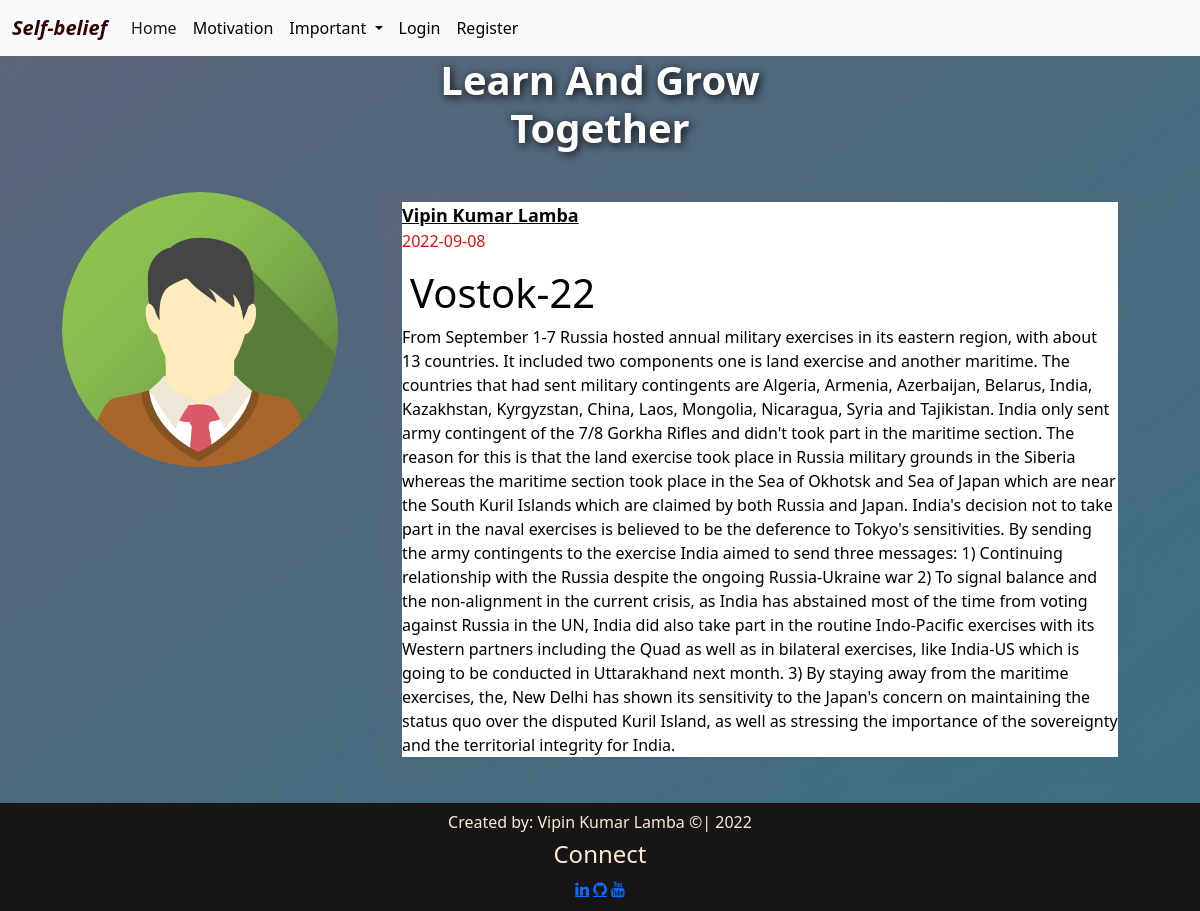
/post/1, run on the app's committed database.
### first_web/model.py (models this page shows, shortened)
class User(db.Model, UserMixin):
    id= db.Column(db.Integer, primary_key= True)
    username= db.Column(db.String(20), unique=True, nullable=False)
    email= db.Column(db.String(120), nullable=False, unique=True)
    image_file= db.Column(db.String(20), nullable=False, default='default.png')
    password= db.Column(db.String(60), nullable=False, unique=True)
    posts= db.relationship('Post', backref='author', lazy=True)

class Post(db.Model):
    id= db.Column(db.Integer, primary_key=True)
    title= db.Column(db.String(20), nullable=False)
    content= db.Column(db.Text, nullable=False)
    date_posted= db.Column(db.DateTime, nullable=False, default=datetime.utcnow)
    user_id = db.Column(db.Integer, db.ForeignKey('user.id'), nullable=False)

### first_web/routes.py (the view)
@app.route("/post/<int:post_id>")
def post(post_id):
    post= Post.query.get_or_404(post_id)
    return render_template('post.html', title=post.title, post=post, legend= 'New Post')

### first_web/templates/post.html (shortened to what this page needs)
{% extends 'layout.html' %} {% block content %}
<h1
  class="display-6"
  style="
    text-align: center;
    color: white;
    font-weight: bolder;
    margin-bottom: 40px;
    text-shadow: 2px 2px 8px #111010;
    animation: fadeIn 5s;
  "
>
  Learn And Grow <br />
  Together
</h1>
<div class="container-fluid" style="margin-top: 40px">
  <div class="row">
    <div class="col-3" style="margin-left: 50px; margin-bottom: 10px">
      <img
        class="rounded-circle article-img"
        src="{{url_for('static', filename='profile_images/' + post.author.image_file) }}"
        alt=""
        style="width: 100%; height: auto"
      />
    </div>
    <div class="col-sm-8">
      <article class="media content-section">
        <div
          class="media-body"
          style="
            background: white;
          "
        >
          <div class="article-metadata">
            <a
              class="mr-2"
              href="{{ url_for('user_posts', username=post.author.username) }}"
              style="color: rgb(8, 6, 6); font-size: large; font-weight: bolder"
              >{{ post.author.username }}</a
            >
            <p style="color: rgb(231, 16, 16)">
            {{ post.date_posted.strftime('%Y-%m-%d') }}</p>
          </div>
          <h2
            class="display-6"
            class="article-title"
            href="#"
            style="color: rgb(3, 3, 3); margin-left: 8px"
          >
            {{ post.title }}
          </h2>
          <p
            class="article-content"
            style="background-color: white; color: black"
          >
          {{ post.content }}
          </p>
      </article>
  </div>
</div>
{% endblock content %}

### first_web/static/main.css (style rules this page uses)
body { margin: 0; background: linear-gradient(to bottom right, rgb(91, 99, 122), rgb(58, 111, 128)); color: antiquewhite; }
.content-section { background: linear-gradient(to bottom right, rgb(91, 99, 122), rgb(58, 111, 128)); padding: 10px 20px; border-radius: 3px; margin-bottom: 20px; margin-left: 20px; }

### data on the page
User: image_file (placeholder picture), author.username "Vipin Kumar Lamba"
Post: date_posted "2022-09-08", title "Vostok-22", content "From September 1-7 Russia hosted annual military exercises in its eastern region, with about 13 countries. It included two components one is land exercise and another maritime. The countries that had sent military contingents are Algeria, Armenia, Azerbaijan, Belarus, India, Kazakhstan, Kyrgyzstan, China, Laos, Mongolia, Nicaragua, Syria and Tajikistan. India only sent army contingent of the 7/8 Gorkha Rifles and didn't took part in the maritime section. The reason for this is that the land exercise took place in Russia military grounds in the Siberia whereas the maritime section took place in the Sea of Okhotsk and Sea of Japan which are near the South Kuril Islands which are claimed by…"
